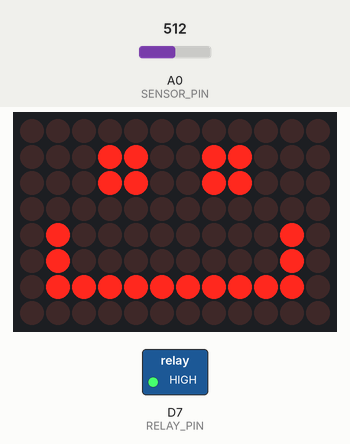
The sketch below on a simulated Arduino Uno R4 WiFi. Parts: 12×8 LED matrix, switched loads named in the sketch (green lamp = pin HIGH). The test bench sets the inputs (shaded band); at power-on: A0 (SENSOR_PIN) = 512. What the sketch prints to the serial monitor is not drawn.

Above: at 2.8 s.

The sketch:

sensor_actuator.ino
```cpp
#include "Arduino_LED_Matrix.h"
ArduinoLEDMatrix matrix;
const uint32_t smile[8] = {
  0x19819,
  0x80004024,
  0x27fe000,
  0x0,
  0x0,
  0x0,
  0x0,
  0x0
};

const uint32_t animation_drop[][8] = {
  {0x400a011, 0x1100e00, 0x0, 66, 0, 0, 0, 0},
  {0x400a,    0x1101100, 0xe0000000, 66, 0, 0, 0, 0},
  {0x4,       0xa01101, 0x100e0000, 66, 0, 0, 0, 0},
  {0x0,       0x400a01, 0x101100e0, 66, 0, 0, 0, 0}
};
const int NUM_FRAMES = sizeof(animation_drop) / sizeof(animation_drop[0]);


const int SENSOR_PIN = A0;
const char SENSOR_TYPE = 'H';
unsigned long timestamp;
const int RELAY_PIN=7;
const char ACTUATOR_TYPE = 'I';

void setup() {

  Serial.begin(9600);
  timestamp = millis();
  pinMode(RELAY_PIN,OUTPUT);
  digitalWrite(RELAY_PIN, HIGH); // relay off at startup (low-level trigger)

  // LED Matrix
  matrix.begin();
  matrix.loadFrame(smile);

}

void loop() {
  int val;
  if (millis() - timestamp > 1000){
    // sensor
    val = analogRead(SENSOR_PIN);

    // data packet
    // FF  number type value  FE
    Serial.write(0xFF);
    Serial.write(1);
    Serial.write(SENSOR_TYPE);

    Serial.write(map(val,0,1023,0,253));

    Serial.write(0xFE);

    // actuator
    if (Serial.available()>0)
    { int val;
      char type;
      type = Serial.read();
      val = Serial.read();
      if (type==ACTUATOR_TYPE) {
        if (val=='A') digitalWrite(RELAY_PIN, LOW); //acceso
        if (val=='S') digitalWrite(RELAY_PIN, HIGH); //spento
      }
    }

    timestamp = millis();

  }
  // --- LED Matrix Management ---
  if (digitalRead(RELAY_PIN) == LOW) {
    // relay on -> animation drop
    for (int i = 0; i < NUM_FRAMES; i++) {
      matrix.loadFrame(animation_drop[i]);
      delay(100);
    }
  } else {
    // relay off -> smile
    matrix.loadFrame(smile);
  }
}
```
